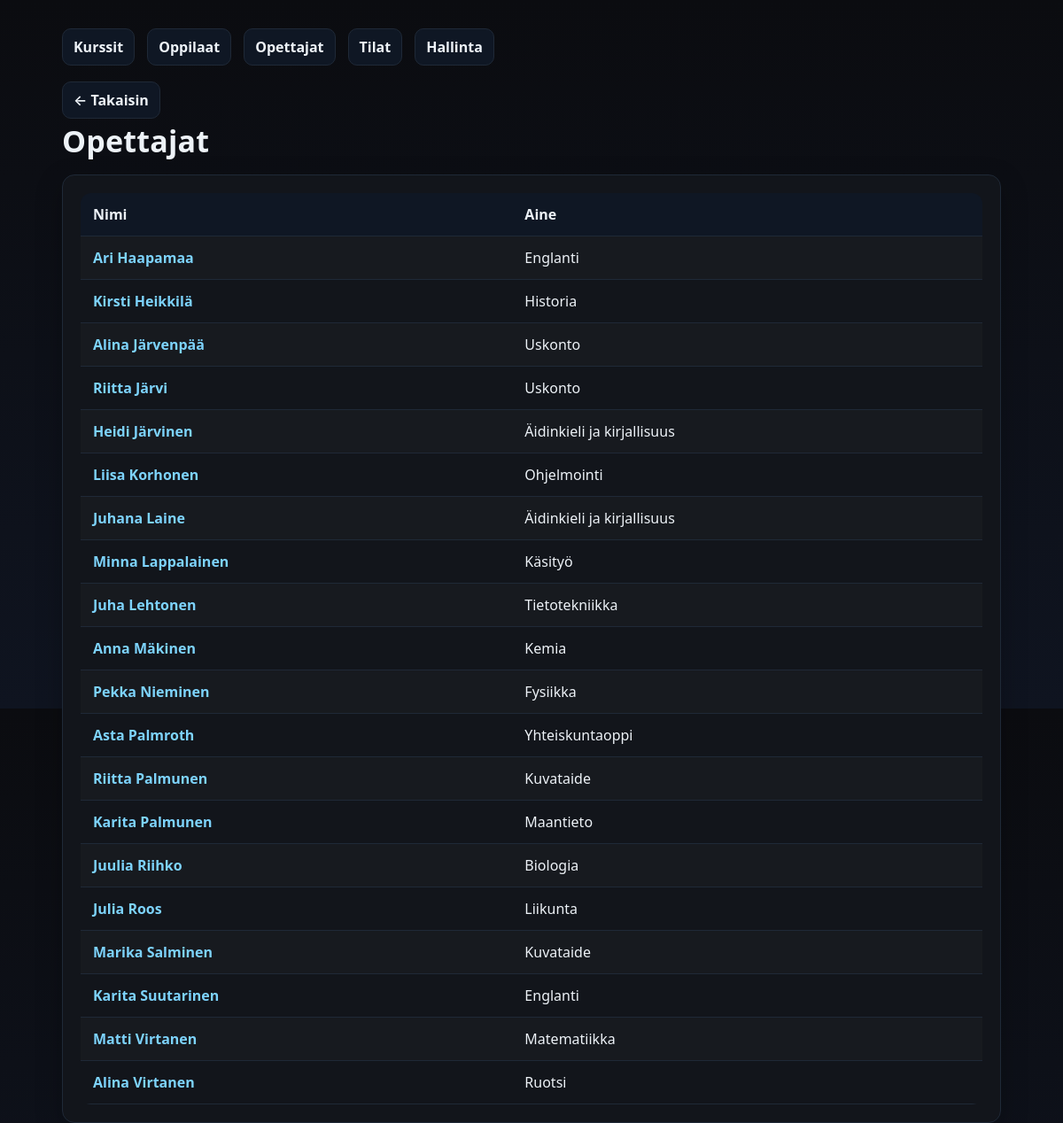
The app's page /kurssienhallinta/opettajat.php with its own data.
### tables this page shows
CREATE TABLE `opettajat` (
  `opettaja_id` int(11) NOT NULL,
  `etunimi` varchar(50) NOT NULL,
  `sukunimi` varchar(50) NOT NULL,
  `aine` varchar(100) NOT NULL
);

### kurssienhallinta/opettajat.php (the view, shortened to what this page needs)
<?php
$pdo = getPDO();
$op = $pdo->query("SELECT opettaja_id, etunimi, sukunimi, aine FROM opettajat ORDER BY sukunimi")->fetchAll();
?>
<!doctype html>
<html lang="fi">
<head>
  <link rel="stylesheet" href="styles.css">
</head>
<body>
  <div class="container">
    <div class="nav">
      <a href="index.php">Kurssit</a>
      <a href="oppilaat.php">Oppilaat</a>
      <a href="opettajat.php">Opettajat</a>
      <a href="tilat.php">Tilat</a>
      <a href="admin.php">Hallinta</a>
    </div>
    <a class="back" href="index.php">← Takaisin</a>
    <h1 class="page-title">Opettajat</h1>
    <div class="card table-wrap">
      <table>
        <thead>
          <tr>
            <th>Nimi</th>
            <th>Aine</th>
          </tr>
        </thead>
        <tbody>
          <?php if (!$op): ?>
            <tr><td colspan="2" class="muted">Ei opettajia.</td></tr>
          <?php else: ?>
            <?php foreach($op as $o): ?>
            <tr>
              <td>
                <a href="opettaja.php?id=<?= (int)$o['opettaja_id'] ?>">
                  <?= htmlspecialchars($o['etunimi'].' '.$o['sukunimi']) ?>
                </a>
              </td>
              <td><?= htmlspecialchars($o['aine']) ?></td>
            </tr>
            <?php endforeach; ?>
          <?php endif; ?>
        </tbody>
      </table>
    </div>
  </div>
</body>
</html>

### kurssienhallinta/styles.css (style rules this page uses)
:root { --bg:#0b0c10; --card:#12151b; --muted:#98a2b3; --text:#edf2f7; --accent:#6ea8fe; --danger:#ef4444; --border:#1f2937; }
* { box-sizing:border-box }
html,body { height:100% }
body { margin:0; font:16px/1.5 system-ui,-apple-system,Segoe UI,Roboto,Ubuntu,'Helvetica Neue',Arial; background:linear-gradient(180deg,#0b0c10 0%, #0f1420 100%); color:var(--text); }
.container { max-width:1100px;margin:32px auto;padding:0 20px }
.card { background:var(--card); border:1px solid var(--border); border-radius:14px; padding:20px; box-shadow:0 10px 30px rgba(0,0,0,.25); }
.page-title { margin:0 0 12px; font-size:clamp(24px,3.2vw,34px); letter-spacing:.2px; }
.nav { display:flex;gap:14px;flex-wrap:wrap;margin:0 0 18px }
.nav a,.back { color:var(--text); text-decoration:none; background:#0f1724; border:1px solid var(--border); padding:8px 12px;border-radius:10px; transition:all .15s ease; }
.back { display:inline-flex;align-items:center;gap:8px }
.table-wrap { overflow:auto }
table { width:100%;border-collapse:collapse;border-radius:12px;overflow:hidden }
th,td { padding:12px 14px;border-bottom:1px solid var(--border);text-align:left;vertical-align:top }
thead th { background:#0f1724;font-weight:600 }
tbody tr:nth-child(odd) { background:rgba(255,255,255,.02) }
a { color: #7dd3fc; text-decoration: none; font-weight: 600; transition: color .15s ease; }

### records on screen
opettajat: etunimi+sukunimi "Ari Haapamaa", aine "Englanti"
opettajat: etunimi+sukunimi "Kirsti Heikkilä", aine "Historia"
opettajat: etunimi+sukunimi "Alina Järvenpää", aine "Uskonto"
opettajat: etunimi+sukunimi "Riitta Järvi", aine "Uskonto"
opettajat: etunimi+sukunimi "Heidi Järvinen", aine "Äidinkieli ja kirjallisuus"
opettajat: etunimi+sukunimi "Liisa Korhonen", aine "Ohjelmointi"
opettajat: etunimi+sukunimi "Juhana Laine", aine "Äidinkieli ja kirjallisuus"
opettajat: etunimi+sukunimi "Minna Lappalainen", aine "Käsityö"
opettajat: etunimi+sukunimi "Juha Lehtonen", aine "Tietotekniikka"
opettajat: etunimi+sukunimi "Anna Mäkinen", aine "Kemia"
opettajat: etunimi+sukunimi "Pekka Nieminen", aine "Fysiikka"
opettajat: etunimi+sukunimi "Asta Palmroth", aine "Yhteiskuntaoppi"
opettajat: etunimi+sukunimi "Riitta Palmunen", aine "Kuvataide"
opettajat: etunimi+sukunimi "Karita Palmunen", aine "Maantieto"
opettajat: etunimi+sukunimi "Juulia Riihko", aine "Biologia"
opettajat: etunimi+sukunimi "Julia Roos", aine "Liikunta"
opettajat: etunimi+sukunimi "Marika Salminen", aine "Kuvataide"
opettajat: etunimi+sukunimi "Karita Suutarinen", aine "Englanti"
opettajat: etunimi+sukunimi "Matti Virtanen", aine "Matematiikka"
opettajat: etunimi+sukunimi "Alina Virtanen", aine "Ruotsi"
